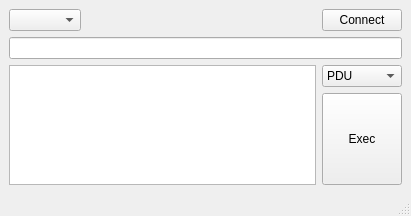
<?xml version="1.0" encoding="UTF-8"?>
<ui version="4.0">
 <class>TestWindow</class>
 <widget class="QMainWindow" name="TestWindow">
  <property name="geometry">
   <rect>
    <x>0</x>
    <y>0</y>
    <width>411</width>
    <height>216</height>
   </rect>
  </property>
  <property name="windowTitle">
   <string>MainWindow</string>
  </property>
  <widget class="QWidget" name="centralwidget">
   <layout class="QVBoxLayout" name="verticalLayout_2">
    <item>
     <layout class="QHBoxLayout" name="horizontalLayout_2">
      <item>
       <widget class="QComboBox" name="cbxPorts"/>
      </item>
      <item>
       <spacer name="horizontalSpacer">
        <property name="orientation">
         <enum>Qt::Horizontal</enum>
        </property>
        <property name="sizeHint" stdset="0">
         <size>
          <width>40</width>
          <height>20</height>
         </size>
        </property>
       </spacer>
      </item>
      <item>
       <widget class="QPushButton" name="btnConnect">
        <property name="text">
         <string>Connect</string>
        </property>
       </widget>
      </item>
     </layout>
    </item>
    <item>
     <widget class="QLineEdit" name="lineEdit"/>
    </item>
    <item>
     <layout class="QHBoxLayout" name="horizontalLayout">
      <item>
       <widget class="QTextEdit" name="textEdit"/>
      </item>
      <item>
       <layout class="QVBoxLayout" name="verticalLayout">
        <item>
         <widget class="QComboBox" name="cbxSmsMode">
          <item>
           <property name="text">
            <string>PDU</string>
           </property>
          </item>
          <item>
           <property name="text">
            <string>Text</string>
           </property>
          </item>
         </widget>
        </item>
        <item>
         <widget class="QPushButton" name="btnExec">
          <property name="sizePolicy">
           <sizepolicy hsizetype="Minimum" vsizetype="Minimum">
            <horstretch>0</horstretch>
            <verstretch>0</verstretch>
           </sizepolicy>
          </property>
          <property name="text">
           <string>Exec</string>
          </property>
         </widget>
        </item>
       </layout>
      </item>
     </layout>
    </item>
   </layout>
  </widget>
  <widget class="QMenuBar" name="menubar">
   <property name="geometry">
    <rect>
     <x>0</x>
     <y>0</y>
     <width>411</width>
     <height>21</height>
    </rect>
   </property>
  </widget>
  <widget class="QStatusBar" name="statusbar"/>
 </widget>
 <resources/>
 <connections/>
</ui>
